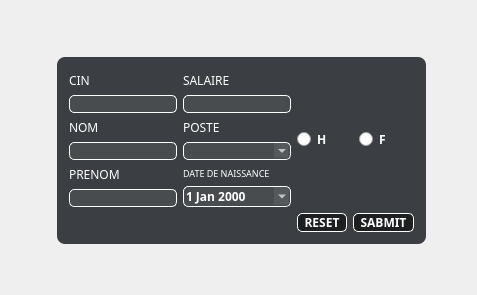
            <widget class="QWidget" name="ajouter">
             <property name="styleSheet">
              <string notr="true">#ajouter{
border-image:url(&quot;://sources/Services-Employment1.jpg&quot;);
background:#2b3947;
border:0;
}</string>
             </property>
             <attribute name="title">
              <string>Ajouter</string>
             </attribute>
             <layout class="QGridLayout" name="gridLayout_10">
              <item row="1" column="2">
               <spacer name="horizontalSpacer_12">
                <property name="orientation">
                 <enum>Qt::Horizontal</enum>
                </property>
                <property name="sizeType">
                 <enum>QSizePolicy::Minimum</enum>
                </property>
                <property name="sizeHint" stdset="0">
                 <size>
                  <width>40</width>
                  <height>20</height>
                 </size>
                </property>
               </spacer>
              </item>
              <item row="2" column="1">
               <spacer name="verticalSpacer_7">
                <property name="orientation">
                 <enum>Qt::Vertical</enum>
                </property>
                <property name="sizeHint" stdset="0">
                 <size>
                  <width>20</width>
                  <height>40</height>
                 </size>
                </property>
               </spacer>
              </item>
              <item row="0" column="1">
               <spacer name="verticalSpacer_8">
                <property name="orientation">
                 <enum>Qt::Vertical</enum>
                </property>
                <property name="sizeHint" stdset="0">
                 <size>
                  <width>20</width>
                  <height>40</height>
                 </size>
                </property>
               </spacer>
              </item>
              <item row="1" column="0">
               <spacer name="horizontalSpacer_11">
                <property name="orientation">
                 <enum>Qt::Horizontal</enum>
                </property>
                <property name="sizeHint" stdset="0">
                 <size>
                  <width>40</width>
                  <height>20</height>
                 </size>
                </property>
               </spacer>
              </item>
              <item row="1" column="1">
               <widget class="QGroupBox" name="groupBox">
                <property name="font">
                 <font>
                  <family>Cairo</family>
                  <weight>75</weight>
                  <bold>true</bold>
                 </font>
                </property>
                <property name="styleSheet">
                 <string notr="true">QGroupBox{
background-color:rgba(14,17,22,80%);
color:white;
border:0;
border-radius:8px;
}</string>
                </property>
                <property name="title">
                 <string/>
                </property>
                <layout class="QGridLayout" name="gridLayout_9">
                 <item row="0" column="0">
                  <layout class="QGridLayout" name="gridLayout_8">
                   <item row="0" column="0">
                    <layout class="QVBoxLayout" name="verticalLayout_2">
                     <item>
                      <widget class="QLabel" name="label_3">
                       <property name="font">
                        <font>
                         <family>Cairo</family>
                        </font>
                       </property>
                       <property name="styleSheet">
                        <string notr="true">QLabel{
color:white;
}</string>
                       </property>
                       <property name="text">
                        <string>CIN</string>
                       </property>
                      </widget>
                     </item>
                     <item>
                      <widget class="QLineEdit" name="t1">
                       <property name="styleSheet">
                        <string notr="true">#t1{
background-color:rgba(255,255,255,7%);
border:1 solid white;
border-radius:5px;
color:white;
}</string>
                       </property>
                      </widget>
                     </item>
                     <item>
                      <widget class="QLabel" name="label_4">
                       <property name="font">
                        <font>
                         <family>Cairo</family>
                        </font>
                       </property>
                       <property name="styleSheet">
                        <string notr="true">QLabel{
color:white;
}</string>
                       </property>
                       <property name="text">
                        <string>NOM</string>
                       </property>
                      </widget>
                     </item>
                     <item>
                      <widget class="QLineEdit" name="lineEdit_4">
                       <property name="styleSheet">
                        <string notr="true">QLineEdit{
background-color:rgba(255,255,255,7%);
border:1 solid white;
border-radius:5px;
color:white;
}</string>
                       </property>
                      </widget>
                     </item>
                     <item>
                      <widget class="QLabel" name="label_5">
                       <property name="font">
                        <font>
                         <family>Cairo</family>
                        </font>
                       </property>
                       <property name="styleSheet">
                        <string notr="true">QLabel{
color:white;
}</string>
                       </property>
                       <property name="text">
                        <string>PRENOM</string>
                       </property>
                      </widget>
                     </item>
                     <item>
                      <widget class="QLineEdit" name="lineEdit_3">
                       <property name="styleSheet">
                        <string notr="true">QLineEdit{
background-color:rgba(255,255,255,7%);
border:1 solid white;
border-radius:5px;
color:white;
}</string>
                       </property>
                      </widget>
                     </item>
                    </layout>
                   </item>
                   <item row="0" column="1">
                    <layout class="QVBoxLayout" name="verticalLayout_3">
                     <item>
                      <widget class="QLabel" name="label_6">
                       <property name="font">
                        <font>
                         <family>Cairo</family>
                        </font>
                       </property>
                       <property name="styleSheet">
                        <string notr="true">QLabel{
color:white;
}</string>
                       </property>
                       <property name="text">
                        <string>SALAIRE</string>
                       </property>
                      </widget>
                     </item>
                     <item>
                      <widget class="QLineEdit" name="lineEdit_5">
                       <property name="styleSheet">
                        <string notr="true">QLineEdit{
background-color:rgba(255,255,255,7%);
border:1 solid white;
border-radius:5px;
color:white;
}</string>
                       </property>
                      </widget>
                     </item>
                     <item>
                      <widget class="QLabel" name="label_7">
                       <property name="font">
                        <font>
                         <family>Cairo</family>
                        </font>
                       </property>
                       <property name="styleSheet">
                        <string notr="true">QLabel{
color:white;
}</string>
                       </property>
                       <property name="text">
                        <string>POSTE</string>
                       </property>
                      </widget>
                     </item>
                     <item>
                      <widget class="QComboBox" name="comboBox">
                       <property name="styleSheet">
                        <string notr="true">QComboBox {
background-color:rgba(255,255,255,7%);
border:1 solid white;
border-radius:5px;
color:white;
}
QComboBox::down-arrow {

}</string>
                       </property>
                      </widget>
                     </item>
                     <item>
                      <widget class="QLabel" name="label_8">
                       <property name="font">
                        <font>
                         <family>Cairo</family>
                         <pointsize>7</pointsize>
                        </font>
                       </property>
                       <property name="styleSheet">
                        <string notr="true">QLabel{
color:white;
}</string>
                       </property>
                       <property name="text">
                        <string>DATE DE NAISSANCE</string>
                       </property>
                      </widget>
                     </item>
                     <item>
                      <widget class="QDateEdit" name="de">
                       <property name="font">
                        <font>
                         <family>Cairo</family>
                         <weight>75</weight>
                         <bold>true</bold>
                        </font>
                       </property>
                       <property name="mouseTracking">
                        <bool>false</bool>
                       </property>
                       <property name="focusPolicy">
                        <enum>Qt::StrongFocus</enum>
                       </property>
                       <property name="styleSheet">
                        <string notr="true">QDateEdit{
        border-radius: 5px;
        color:white;
        background-color:rgba(255,255,255,7%);
border: 1px solid white;
}
/*QCalendarWidget QToolButton {
height: 60px;
width: 150px;
color: white;
font-size: 24px;
icon-size: 56px, 56px;
background-color: qlineargradient(x1:0, y1:0, x2:0, y2:1, stop: 0 #cccccc, stop: 1 #333333);
}
QCalendarWidget QMenu {
width: 150px;
left: 20px;
color: white;
font-size: 18px;
background-color: rgb(100, 100, 100);
}
QCalendarWidget QSpinBox {
width: 150px;
font-size:24px;
color: white;
background-color: qlineargradient(x1:0, y1:0, x2:0, y2:1, stop: 0 #cccccc, stop: 1 #333333);
selection-background-color: rgb(136, 136, 136);
selection-color: rgb(255, 255, 255);
}
QCalendarWidget QSpinBox::up-button { subcontrol-origin: border; subcontrol-position: top right; width:65px; }
QCalendarWidget QSpinBox::down-button {subcontrol-origin: border; subcontrol-position: bottom right; width:65px;}
QCalendarWidget QSpinBox::up-arrow { width:56px; height:56px; }
QCalendarWidget QSpinBox::down-arrow { width:56px; height:56px; }


QCalendarWidget QWidget { alternate-background-color: rgb(128, 128, 128); }


QCalendarWidget QAbstractItemView:enabled
{
font-size:24px;
color: rgb(180, 180, 180);
background-color: black;
selection-background-color: rgb(64, 64, 64);
selection-color: rgb(0, 255, 0);
}

QCalendarWidget QWidget#qt_calendar_navigationbar
{
background-color: qlineargradient(x1:0, y1:0, x2:0, y2:1, stop: 0 #cccccc, stop: 1 #333333);
}

QCalendarWidget QAbstractItemView:disabled
{
color: rgb(64, 64, 64);
}*/</string>
                       </property>
                       <property name="calendarPopup">
                        <bool>true</bool>
                       </property>
                      </widget>
                     </item>
                    </layout>
                   </item>
                   <item row="0" column="2">
                    <layout class="QHBoxLayout" name="horizontalLayout_2">
                     <item>
                      <widget class="QRadioButton" name="r1">
                       <property name="font">
                        <font>
                         <family>Cairo</family>
                         <weight>75</weight>
                         <bold>true</bold>
                        </font>
                       </property>
                       <property name="styleSheet">
                        <string notr="true">#r1{
color:white;
}</string>
                       </property>
                       <property name="text">
                        <string>H</string>
                       </property>
                      </widget>
                     </item>
                     <item>
                      <widget class="QRadioButton" name="r2">
                       <property name="font">
                        <font>
                         <family>Cairo</family>
                         <weight>75</weight>
                         <bold>true</bold>
                        </font>
                       </property>
                       <property name="styleSheet">
                        <string notr="true">#r2{
color:white;
}</string>
                       </property>
                       <property name="text">
                        <string>F</string>
                       </property>
                      </widget>
                     </item>
                    </layout>
                   </item>
                   <item row="1" column="2">
                    <layout class="QHBoxLayout" name="horizontalLayout">
                     <item>
                      <widget class="QPushButton" name="pushButton_3">
                       <property name="font">
                        <font>
                         <family>Cairo</family>
                         <weight>75</weight>
                         <bold>true</bold>
                        </font>
                       </property>
                       <property name="styleSheet">
                        <string notr="true">QPushButton{
background-color:rgba(0,0,0,50%);
color:white;
border:1 solid white;
border-radius: 5px;
}
QPushButton:hover{
background-color:rgba(255,0,0,50%);
color:black;
}</string>
                       </property>
                       <property name="text">
                        <string>  RESET  </string>
                       </property>
                      </widget>
                     </item>
                     <item>
                      <widget class="QPushButton" name="pushButton_2">
                       <property name="font">
                        <font>
                         <family>Cairo</family>
                         <weight>75</weight>
                         <bold>true</bold>
                        </font>
                       </property>
                       <property name="styleSheet">
                        <string notr="true">QPushButton{
background-color:rgba(0,0,0,50%);
color:white;
border:1 solid white;
border-radius: 5px;
}
QPushButton:hover{
background-color:rgba(0,255,0,50%);
color:black;
}</string>
                       </property>
                       <property name="text">
                        <string>  SABMIT  </string>
                       </property>
                      </widget>
                     </item>
                    </layout>
                   </item>
                  </layout>
                 </item>
                </layout>
               </widget>
              </item>
              <item row="0" column="0">
               <widget class="QPushButton" name="pushButton_56">
                <property name="maximumSize">
                 <size>
                  <width>30</width>
                  <height>30</height>
                 </size>
                </property>
                <property name="styleSheet">
                 <string notr="true">QPushButton {
background-color: transparent;
border-image: url(://sources/return-button0.png);
background: none;
border: none;
background-repeat: none;
}
QPushButton:hover
{
   border-image: url(://sources/return-button1.png);
}</string>
                </property>
                <property name="text">
                 <string/>
                </property>
               </widget>
              </item>
             </layout>
            </widget>
